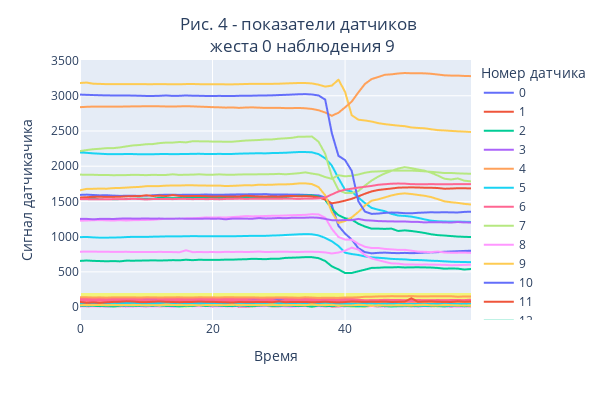

The notebook cell saved with this chart:
### Markdown cell above
В качестве примера рассмотрим наблюдение 9 жеста 0. Отобразим показания датчиков на диаграмме

### Code cell
df_0_ = {}
for i in gesture_0:
    df_0_[i] = pd.DataFrame(data = X_train[i], index = range(40), columns = range(60)).T

# Линейная диаграмма
fig_1 = px.line(
    data_frame=df_0_[9],   
)

fig_1.update_layout(
    title=dict(text='Рис. 4 - показатели датчиков <br> жеста 0 наблюдения 9', x=.5, xanchor='center'),
    xaxis_title_text = 'Время', yaxis_title_text = 'Сигнал датчикачика',
    legend_title_text= 'Номер датчика',
    width=600, height=400,
)

fig_1.add_hrect(
    y0="0", y1="200",
    fillcolor="yellow", opacity=0.5,
    layer="below", line_width=0,
)

fig_1.show();

# """
# # сохраним результат в папку figures.
# with open('/content/drive/MyDrive/Motorika/figures/fig_1.png', 'w') as f:
#   f.write('fig_1')
# """;

### Figure 1 — Plotly figure (JSON) as saved in the notebook; plotly's stock layout.template omitted (floating-point values rounded to 4 significant figures)
{"data": [{"hovertemplate": "variable=0<br>index=%{x}<br>value=%{y}<extra></extra>", "legendgroup": "0", "line": {"color": "#636efa", "dash": "solid"}, "marker": {"symbol": "circle"}, "mode": "lines", "name": "0", "showlegend": true, "type": "scattergl", "x": [0, 1, 2, 3, 4, 5, 6, 7, 8, 9, 10, 11, 12, 13, 14, 15, 16, 17, 18, 19, 20, 21, 22, 23, 24, 25, 26, 27, 28, 29, 30, 31, 32, 33, 34, 35, 36, 37, 38, 39, 40, 41, 42, 43, 44, 45, 46, 47, 48, 49, 50, 51, 52, 53, 54, 55, 56, 57, 58, 59], "xaxis": "x", "y": [1593, 1596, 1591, 1586, 1588, 1582, 1579, 1580, 1580, 1579, 1580, 1587, 1593, 1594, 1595, 1593, 1595, 1595, 1595, 1598, 1595, 1594, 1596, 1598, 1600, 1600, 1602, 1601, 1604, 1597, 1599, 1598, 1596, 1596, 1593, 1590, 1585, 1557, 1448, 1153, 1043, 959, 836, 780, 763, 770, 773, 768, 766, 769, 765, 768, 774, 776, 780, 785, 789, 793, 797, 800], "yaxis": "y"}, {"hovertemplate": "variable=1<br>index=%{x}<br>value=%{y}<extra></extra>", "legendgroup": "1", "line": {"color": "#EF553B", "dash": "solid"}, "marker": {"symbol": "circle"}, "mode": "lines", "name": "1", "showlegend": true, "type": "scattergl", "x": [0, 1, 2, 3, 4, 5, 6, 7, 8, 9, 10, 11, 12, 13, 14, 15, 16, 17, 18, 19, 20, 21, 22, 23, 24, 25, 26, 27, 28, 29, 30, 31, 32, 33, 34, 35, 36, 37, 38, 39, 40, 41, 42, 43, 44, 45, 46, 47, 48, 49, 50, 51, 52, 53, 54, 55, 56, 57, 58, 59], "xaxis": "x", "y": [14, 4, 7, 11, 8, 13, 10, 4, 10, 11, 5, 13, 5, 12, 9, 12, 7, 11, 8, 11, 5, 8, 14, 20, 2, 3, 7, 8, 15, 7, 6, 27, 4, 9, 9, 11, 8, 12, 3, 2, 14, 10, 8, 10, 16, 13, 4, 17, 9, 15, 8, 7, 13, 12, 10, 10, 2, 10, 15, 11], "yaxis": "y"}, {"hovertemplate": "variable=2<br>index=%{x}<br>value=%{y}<extra></extra>", "legendgroup": "2", "line": {"color": "#00cc96", "dash": "solid"}, "marker": {"symbol": "circle"}, "mode": "lines", "name": "2", "showlegend": true, "type": "scattergl", "x": [0, 1, 2, 3, 4, 5, 6, 7, 8, 9, 10, 11, 12, 13, 14, 15, 16, 17, 18, 19, 20, 21, 22, 23, 24, 25, 26, 27, 28, 29, 30, 31, 32, 33, 34, 35, 36, 37, 38, 39, 40, 41, 42, 43, 44, 45, 46, 47, 48, 49, 50, 51, 52, 53, 54, 55, 56, 57, 58, 59], "xaxis": "x", "y": [1546, 1543, 1538, 1532, 1531, 1530, 1532, 1534, 1537, 1540, 1537, 1538, 1551, 1546, 1546, 1548, 1547, 1550, 1549, 1548, 1545, 1547, 1549, 1550, 1552, 1555, 1552, 1557, 1548, 1563, 1558, 1567, 1574, 1580, 1582, 1585, 1569, 1523, 1393, 1304, 1261, 1242, 1183, 1144, 1113, 1113, 1110, 1114, 1080, 1089, 1080, 1067, 1052, 1033, 1021, 1015, 1008, 1001, 997, 994], "yaxis": "y"}, {"hovertemplate": "variable=3<br>index=%{x}<br>value=%{y}<extra></extra>", "legendgroup": "3", "line": {"color": "#ab63fa", "dash": "solid"}, "marker": {"symbol": "circle"}, "mode": "lines", "name": "3", "showlegend": true, "type": "scattergl", "x": [0, 1, 2, 3, 4, 5, 6, 7, 8, 9, 10, 11, 12, 13, 14, 15, 16, 17, 18, 19, 20, 21, 22, 23, 24, 25, 26, 27, 28, 29, 30, 31, 32, 33, 34, 35, 36, 37, 38, 39, 40, 41, 42, 43, 44, 45, 46, 47, 48, 49, 50, 51, 52, 53, 54, 55, 56, 57, 58, 59], "xaxis": "x", "y": [40, 38, 39, 40, 37, 45, 40, 41, 40, 37, 32, 38, 38, 35, 40, 45, 41, 38, 40, 43, 49, 36, 37, 44, 42, 41, 27, 37, 35, 41, 41, 46, 42, 36, 42, 35, 39, 40, 25, 41, 39, 44, 35, 33, 35, 30, 32, 28, 25, 29, 29, 30, 27, 25, 26, 28, 29, 24, 27, 27], "yaxis": "y"}, {"hovertemplate": "variable=4<br>index=%{x}<br>value=%{y}<extra></extra>", "legendgroup": "4", "line": {"color": "#FFA15A", "dash": "solid"}, "marker": {"symbol": "circle"}, "mode": "lines", "name": "4", "showlegend": true, "type": "scattergl", "x": [0, 1, 2, 3, 4, 5, 6, 7, 8, 9, 10, 11, 12, 13, 14, 15, 16, 17, 18, 19, 20, 21, 22, 23, 24, 25, 26, 27, 28, 29, 30, 31, 32, 33, 34, 35, 36, 37, 38, 39, 40, 41, 42, 43, 44, 45, 46, 47, 48, 49, 50, 51, 52, 53, 54, 55, 56, 57, 58, 59], "xaxis": "x", "y": [29, 30, 32, 28, 32, 31, 29, 30, 31, 31, 32, 29, 32, 30, 30, 31, 35, 33, 31, 31, 30, 29, 30, 32, 34, 31, 26, 29, 29, 32, 33, 33, 33, 29, 30, 29, 30, 34, 30, 30, 29, 25, 27, 24, 25, 20, 24, 22, 24, 22, 24, 23, 22, 23, 24, 22, 23, 23, 24, 24], "yaxis": "y"}, {"hovertemplate": "variable=5<br>index=%{x}<br>value=%{y}<extra></extra>", "legendgroup": "5", "line": {"color": "#19d3f3", "dash": "solid"}, "marker": {"symbol": "circle"}, "mode": "lines", "name": "5", "showlegend": true, "type": "scattergl", "x": [0, 1, 2, 3, 4, 5, 6, 7, 8, 9, 10, 11, 12, 13, 14, 15, 16, 17, 18, 19, 20, 21, 22, 23, 24, 25, 26, 27, 28, 29, 30, 31, 32, 33, 34, 35, 36, 37, 38, 39, 40, 41, 42, 43, 44, 45, 46, 47, 48, 49, 50, 51, 52, 53, 54, 55, 56, 57, 58, 59], "xaxis": "x", "y": [2195, 2190, 2182, 2177, 2172, 2172, 2171, 2173, 2172, 2169, 2169, 2170, 2172, 2173, 2171, 2172, 2173, 2175, 2176, 2173, 2172, 2175, 2172, 2174, 2178, 2180, 2182, 2184, 2182, 2187, 2188, 2191, 2196, 2201, 2201, 2197, 2171, 2112, 2009, 1828, 1664, 1640, 1555, 1476, 1408, 1382, 1361, 1323, 1300, 1294, 1284, 1266, 1245, 1226, 1218, 1215, 1212, 1214, 1211, 1208], "yaxis": "y"}, {"hovertemplate": "variable=6<br>index=%{x}<br>value=%{y}<extra></extra>", "legendgroup": "6", "line": {"color": "#FF6692", "dash": "solid"}, "marker": {"symbol": "circle"}, "mode": "lines", "name": "6", "showlegend": true, "type": "scattergl", "x": [0, 1, 2, 3, 4, 5, 6, 7, 8, 9, 10, 11, 12, 13, 14, 15, 16, 17, 18, 19, 20, 21, 22, 23, 24, 25, 26, 27, 28, 29, 30, 31, 32, 33, 34, 35, 36, 37, 38, 39, 40, 41, 42, 43, 44, 45, 46, 47, 48, 49, 50, 51, 52, 53, 54, 55, 56, 57, 58, 59], "xaxis": "x", "y": [118, 115, 116, 117, 118, 116, 122, 117, 115, 115, 115, 116, 118, 119, 118, 118, 118, 118, 118, 119, 118, 117, 121, 120, 115, 117, 121, 121, 123, 118, 116, 118, 118, 119, 115, 120, 118, 120, 121, 119, 113, 109, 105, 96, 99, 99, 102, 101, 100, 99, 100, 101, 98, 98, 100, 98, 100, 100, 99, 105], "yaxis": "y"}, {"hovertemplate": "variable=7<br>index=%{x}<br>value=%{y}<extra></extra>", "legendgroup": "7", "line": {"color": "#B6E880", "dash": "solid"}, "marker": {"symbol": "circle"}, "mode": "lines", "name": "7", "showlegend": true, "type": "scattergl", "x": [0, 1, 2, 3, 4, 5, 6, 7, 8, 9, 10, 11, 12, 13, 14, 15, 16, 17, 18, 19, 20, 21, 22, 23, 24, 25, 26, 27, 28, 29, 30, 31, 32, 33, 34, 35, 36, 37, 38, 39, 40, 41, 42, 43, 44, 45, 46, 47, 48, 49, 50, 51, 52, 53, 54, 55, 56, 57, 58, 59], "xaxis": "x", "y": [8, 5, 8, 5, 7, 5, 4, 12, 7, 8, 3, 11, 4, 7, 6, 9, 8, 10, 8, 11, 7, 17, 8, 5, 12, 12, 7, 18, 11, 3, 3, 10, 5, 8, 8, 3, 8, 4, 8, 4, 11, 6, 7, 2, 11, 1, 7, 7, 8, 12, 3, 9, 8, 5, 9, 3, 7, 5, 7, 1], "yaxis": "y"}, {"hovertemplate": "variable=8<br>index=%{x}<br>value=%{y}<extra></extra>", "legendgroup": "8", "line": {"color": "#FF97FF", "dash": "solid"}, "marker": {"symbol": "circle"}, "mode": "lines", "name": "8", "showlegend": true, "type": "scattergl", "x": [0, 1, 2, 3, 4, 5, 6, 7, 8, 9, 10, 11, 12, 13, 14, 15, 16, 17, 18, 19, 20, 21, 22, 23, 24, 25, 26, 27, 28, 29, 30, 31, 32, 33, 34, 35, 36, 37, 38, 39, 40, 41, 42, 43, 44, 45, 46, 47, 48, 49, 50, 51, 52, 53, 54, 55, 56, 57, 58, 59], "xaxis": "x", "y": [1227, 1229, 1233, 1235, 1231, 1228, 1234, 1229, 1234, 1235, 1237, 1239, 1247, 1255, 1256, 1254, 1260, 1262, 1265, 1273, 1271, 1273, 1271, 1278, 1283, 1292, 1288, 1290, 1293, 1296, 1297, 1300, 1304, 1307, 1309, 1319, 1315, 1269, 1110, 995, 958, 958, 898, 856, 838, 839, 826, 819, 812, 813, 800, 787, 784, 780, 788, 775, 771, 772, 773, 770], "yaxis": "y"}, {"hovertemplate": "variable=9<br>index=%{x}<br>value=%{y}<extra></extra>", "legendgroup": "9", "line": {"color": "#FECB52", "dash": "solid"}, "marker": {"symbol": "circle"}, "mode": "lines", "name": "9", "showlegend": true, "type": "scattergl", "x": [0, 1, 2, 3, 4, 5, 6, 7, 8, 9, 10, 11, 12, 13, 14, 15, 16, 17, 18, 19, 20, 21, 22, 23, 24, 25, 26, 27, 28, 29, 30, 31, 32, 33, 34, 35, 36, 37, 38, 39, 40, 41, 42, 43, 44, 45, 46, 47, 48, 49, 50, 51, 52, 53, 54, 55, 56, 57, 58, 59], "xaxis": "x", "y": [17, 18, 18, 18, 17, 5, 19, 18, 18, 18, 18, 18, 18, 18, 18, 19, 20, 18, 18, 18, 18, 18, 17, 17, 18, 18, 17, 19, 19, 19, 18, 11, 18, 18, 18, 19, 18, 22, 17, 16, 14, 12, 11, 10, 11, 11, 10, 21, 11, 10, 11, 6, 9, 10, 10, 8, 10, 16, 10, 10], "yaxis": "y"}, {"hovertemplate": "variable=10<br>index=%{x}<br>value=%{y}<extra></extra>", "legendgroup": "10", "line": {"color": "#636efa", "dash": "solid"}, "marker": {"symbol": "circle"}, "mode": "lines", "name": "10", "showlegend": true, "type": "scattergl", "x": [0, 1, 2, 3, 4, 5, 6, 7, 8, 9, 10, 11, 12, 13, 14, 15, 16, 17, 18, 19, 20, 21, 22, 23, 24, 25, 26, 27, 28, 29, 30, 31, 32, 33, 34, 35, 36, 37, 38, 39, 40, 41, 42, 43, 44, 45, 46, 47, 48, 49, 50, 51, 52, 53, 54, 55, 56, 57, 58, 59], "xaxis": "x", "y": [94, 94, 94, 93, 95, 94, 95, 94, 94, 94, 95, 96, 95, 96, 96, 96, 97, 95, 94, 95, 95, 94, 95, 92, 96, 96, 96, 98, 95, 97, 96, 96, 96, 96, 95, 96, 93, 94, 91, 78, 73, 69, 65, 64, 60, 62, 63, 64, 62, 62, 62, 63, 62, 62, 64, 64, 62, 64, 65, 66], "yaxis": "y"}, {"hovertemplate": "variable=11<br>index=%{x}<br>value=%{y}<extra></extra>", "legendgroup": "11", "line": {"color": "#EF553B", "dash": "solid"}, "marker": {"symbol": "circle"}, "mode": "lines", "name": "11", "showlegend": true, "type": "scattergl", "x": [0, 1, 2, 3, 4, 5, 6, 7, 8, 9, 10, 11, 12, 13, 14, 15, 16, 17, 18, 19, 20, 21, 22, 23, 24, 25, 26, 27, 28, 29, 30, 31, 32, 33, 34, 35, 36, 37, 38, 39, 40, 41, 42, 43, 44, 45, 46, 47, 48, 49, 50, 51, 52, 53, 54, 55, 56, 57, 58, 59], "xaxis": "x", "y": [12, 21, 19, 13, 24, 22, 23, 28, 16, 23, 27, 19, 26, 9, 19, 22, 26, 20, 17, 19, 25, 22, 26, 21, 24, 14, 25, 26, 23, 21, 23, 19, 26, 22, 21, 27, 39, 10, 25, 15, 9, 19, 17, 22, 18, 19, 17, 24, 22, 25, 32, 15, 22, 22, 26, 28, 24, 18, 24, 22], "yaxis": "y"}, {"hovertemplate": "variable=12<br>index=%{x}<br>value=%{y}<extra></extra>", "legendgroup": "12", "line": {"color": "#00cc96", "dash": "solid"}, "marker": {"symbol": "circle"}, "mode": "lines", "name": "12", "showlegend": true, "type": "scattergl", "x": [0, 1, 2, 3, 4, 5, 6, 7, 8, 9, 10, 11, 12, 13, 14, 15, 16, 17, 18, 19, 20, 21, 22, 23, 24, 25, 26, 27, 28, 29, 30, 31, 32, 33, 34, 35, 36, 37, 38, 39, 40, 41, 42, 43, 44, 45, 46, 47, 48, 49, 50, 51, 52, 53, 54, 55, 56, 57, 58, 59], "xaxis": "x", "y": [655, 661, 656, 653, 650, 653, 649, 659, 658, 660, 661, 663, 661, 663, 666, 664, 672, 666, 672, 670, 671, 670, 674, 673, 677, 679, 685, 683, 680, 687, 686, 698, 701, 704, 709, 708, 695, 654, 578, 535, 483, 484, 508, 531, 556, 558, 564, 563, 567, 562, 564, 565, 563, 561, 555, 545, 548, 546, 533, 541], "yaxis": "y"}, {"hovertemplate": "variable=13<br>index=%{x}<br>value=%{y}<extra></extra>", "legendgroup": "13", "line": {"color": "#ab63fa", "dash": "solid"}, "marker": {"symbol": "circle"}, "mode": "lines", "name": "13", "showlegend": true, "type": "scattergl", "x": [0, 1, 2, 3, 4, 5, 6, 7, 8, 9, 10, 11, 12, 13, 14, 15, 16, 17, 18, 19, 20, 21, 22, 23, 24, 25, 26, 27, 28, 29, 30, 31, 32, 33, 34, 35, 36, 37, 38, 39, 40, 41, 42, 43, 44, 45, 46, 47, 48, 49, 50, 51, 52, 53, 54, 55, 56, 57, 58, 59], "xaxis": "x", "y": [22, 24, 30, 24, 19, 23, 24, 24, 20, 22, 29, 24, 19, 28, 23, 26, 26, 24, 23, 18, 26, 26, 24, 25, 22, 31, 27, 16, 23, 23, 21, 22, 19, 34, 26, 20, 25, 16, 24, 27, 27, 32, 23, 17, 21, 26, 18, 13, 19, 17, 18, 13, 20, 23, 19, 24, 24, 22, 22, 20], "yaxis": "y"}, {"hovertemplate": "variable=14<br>index=%{x}<br>value=%{y}<extra></extra>", "legendgroup": "14", "line": {"color": "#FFA15A", "dash": "solid"}, "marker": {"symbol": "circle"}, "mode": "lines", "name": "14", "showlegend": true, "type": "scattergl", "x": [0, 1, 2, 3, 4, 5, 6, 7, 8, 9, 10, 11, 12, 13, 14, 15, 16, 17, 18, 19, 20, 21, 22, 23, 24, 25, 26, 27, 28, 29, 30, 31, 32, 33, 34, 35, 36, 37, 38, 39, 40, 41, 42, 43, 44, 45, 46, 47, 48, 49, 50, 51, 52, 53, 54, 55, 56, 57, 58, 59], "xaxis": "x", "y": [62, 65, 62, 62, 63, 64, 64, 61, 67, 65, 66, 67, 64, 67, 66, 64, 62, 64, 66, 64, 61, 61, 61, 65, 65, 64, 63, 64, 63, 62, 64, 62, 66, 61, 66, 65, 65, 61, 56, 52, 52, 54, 56, 55, 60, 61, 63, 64, 63, 64, 65, 60, 62, 59, 60, 60, 61, 62, 64, 60], "yaxis": "y"}, {"hovertemplate": "variable=15<br>index=%{x}<br>value=%{y}<extra></extra>", "legendgroup": "15", "line": {"color": "#19d3f3", "dash": "solid"}, "marker": {"symbol": "circle"}, "mode": "lines", "name": "15", "showlegend": true, "type": "scattergl", "x": [0, 1, 2, 3, 4, 5, 6, 7, 8, 9, 10, 11, 12, 13, 14, 15, 16, 17, 18, 19, 20, 21, 22, 23, 24, 25, 26, 27, 28, 29, 30, 31, 32, 33, 34, 35, 36, 37, 38, 39, 40, 41, 42, 43, 44, 45, 46, 47, 48, 49, 50, 51, 52, 53, 54, 55, 56, 57, 58, 59], "xaxis": "x", "y": [993, 995, 990, 986, 986, 988, 989, 994, 997, 996, 996, 999, 1001, 1003, 1004, 1004, 1005, 1007, 1006, 1006, 1005, 1006, 1005, 1005, 1007, 1009, 1011, 1010, 1011, 1015, 1018, 1023, 1028, 1033, 1036, 1034, 1017, 982, 934, 867, 772, 753, 740, 719, 706, 700, 693, 684, 680, 677, 669, 668, 664, 658, 655, 649, 644, 641, 640, 637], "yaxis": "y"}, {"hovertemplate": "variable=16<br>index=%{x}<br>value=%{y}<extra></extra>", "legendgroup": "16", "line": {"color": "#FF6692", "dash": "solid"}, "marker": {"symbol": "circle"}, "mode": "lines", "name": "16", "showlegend": true, "type": "scattergl", "x": [0, 1, 2, 3, 4, 5, 6, 7, 8, 9, 10, 11, 12, 13, 14, 15, 16, 17, 18, 19, 20, 21, 22, 23, 24, 25, 26, 27, 28, 29, 30, 31, 32, 33, 34, 35, 36, 37, 38, 39, 40, 41, 42, 43, 44, 45, 46, 47, 48, 49, 50, 51, 52, 53, 54, 55, 56, 57, 58, 59], "xaxis": "x", "y": [94, 96, 95, 95, 94, 98, 96, 95, 96, 96, 93, 93, 95, 96, 100, 97, 97, 98, 96, 96, 95, 96, 98, 96, 97, 96, 90, 97, 98, 99, 80, 96, 96, 96, 97, 96, 100, 98, 102, 99, 96, 94, 91, 88, 88, 86, 85, 86, 87, 87, 86, 86, 78, 89, 89, 88, 89, 86, 89, 87], "yaxis": "y"}, {"hovertemplate": "variable=17<br>index=%{x}<br>value=%{y}<extra></extra>", "legendgroup": "17", "line": {"color": "#B6E880", "dash": "solid"}, "marker": {"symbol": "circle"}, "mode": "lines", "name": "17", "showlegend": true, "type": "scattergl", "x": [0, 1, 2, 3, 4, 5, 6, 7, 8, 9, 10, 11, 12, 13, 14, 15, 16, 17, 18, 19, 20, 21, 22, 23, 24, 25, 26, 27, 28, 29, 30, 31, 32, 33, 34, 35, 36, 37, 38, 39, 40, 41, 42, 43, 44, 45, 46, 47, 48, 49, 50, 51, 52, 53, 54, 55, 56, 57, 58, 59], "xaxis": "x", "y": [1880, 1878, 1878, 1875, 1876, 1872, 1873, 1874, 1877, 1876, 1873, 1877, 1875, 1876, 1885, 1876, 1879, 1880, 1885, 1879, 1879, 1884, 1879, 1878, 1882, 1884, 1883, 1885, 1886, 1887, 1891, 1885, 1892, 1900, 1912, 1895, 1881, 1846, 1821, 1872, 1856, 1864, 1882, 1907, 1922, 1926, 1931, 1939, 1936, 1937, 1937, 1933, 1927, 1920, 1912, 1903, 1904, 1898, 1895, 1892], "yaxis": "y"}, {"hovertemplate": "variable=18<br>index=%{x}<br>value=%{y}<extra></extra>", "legendgroup": "18", "line": {"color": "#FF97FF", "dash": "solid"}, "marker": {"symbol": "circle"}, "mode": "lines", "name": "18", "showlegend": true, "type": "scattergl", "x": [0, 1, 2, 3, 4, 5, 6, 7, 8, 9, 10, 11, 12, 13, 14, 15, 16, 17, 18, 19, 20, 21, 22, 23, 24, 25, 26, 27, 28, 29, 30, 31, 32, 33, 34, 35, 36, 37, 38, 39, 40, 41, 42, 43, 44, 45, 46, 47, 48, 49, 50, 51, 52, 53, 54, 55, 56, 57, 58, 59], "xaxis": "x", "y": [17, 23, 19, 23, 20, 30, 23, 17, 22, 21, 32, 23, 18, 20, 26, 22, 18, 26, 20, 21, 19, 23, 21, 22, 25, 20, 21, 22, 22, 25, 26, 23, 20, 22, 23, 23, 21, 14, 23, 20, 17, 20, 31, 20, 17, 20, 19, 8, 19, 19, 16, 17, 15, 24, 17, 20, 16, 20, 18, 19], "yaxis": "y"}, {"hovertemplate": "variable=19<br>index=%{x}<br>value=%{y}<extra></extra>", "legendgroup": "19", "line": {"color": "#FECB52", "dash": "solid"}, "marker": {"symbol": "circle"}, "mode": "lines", "name": "19", "showlegend": true, "type": "scattergl", "x": [0, 1, 2, 3, 4, 5, 6, 7, 8, 9, 10, 11, 12, 13, 14, 15, 16, 17, 18, 19, 20, 21, 22, 23, 24, 25, 26, 27, 28, 29, 30, 31, 32, 33, 34, 35, 36, 37, 38, 39, 40, 41, 42, 43, 44, 45, 46, 47, 48, 49, 50, 51, 52, 53, 54, 55, 56, 57, 58, 59], "xaxis": "x", "y": [3181, 3187, 3171, 3168, 3165, 3165, 3164, 3166, 3166, 3165, 3164, 3164, 3165, 3164, 3163, 3163, 3166, 3167, 3164, 3164, 3164, 3164, 3162, 3162, 3164, 3167, 3169, 3168, 3168, 3169, 3171, 3175, 3178, 3181, 3181, 3175, 3157, 3130, 3144, 3228, 3054, 2724, 2660, 2649, 2634, 2611, 2597, 2586, 2576, 2568, 2550, 2543, 2538, 2524, 2512, 2507, 2501, 2495, 2491, 2486], "yaxis": "y"}, {"hovertemplate": "variable=20<br>index=%{x}<br>value=%{y}<extra></extra>", "legendgroup": "20", "line": {"color": "#636efa", "dash": "solid"}, "marker": {"symbol": "circle"}, "mode": "lines", "name": "20", "showlegend": true, "type": "scattergl", "x": [0, 1, 2, 3, 4, 5, 6, 7, 8, 9, 10, 11, 12, 13, 14, 15, 16, 17, 18, 19, 20, 21, 22, 23, 24, 25, 26, 27, 28, 29, 30, 31, 32, 33, 34, 35, 36, 37, 38, 39, 40, 41, 42, 43, 44, 45, 46, 47, 48, 49, 50, 51, 52, 53, 54, 55, 56, 57, 58, 59], "xaxis": "x", "y": [23, 23, 22, 24, 25, 23, 24, 24, 24, 24, 22, 23, 24, 23, 24, 24, 22, 23, 24, 24, 27, 22, 24, 23, 21, 22, 23, 23, 24, 24, 24, 23, 24, 21, 23, 24, 23, 22, 21, 20, 19, 16, 18, 17, 18, 17, 17, 18, 18, 17, 18, 18, 19, 18, 17, 13, 17, 21, 17, 16], "yaxis": "y"}, {"hovertemplate": "variable=21<br>index=%{x}<br>value=%{y}<extra></extra>", "legendgroup": "21", "line": {"color": "#EF553B", "dash": "solid"}, "marker": {"symbol": "circle"}, "mode": "lines", "name": "21", "showlegend": true, "type": "scattergl", "x": [0, 1, 2, 3, 4, 5, 6, 7, 8, 9, 10, 11, 12, 13, 14, 15, 16, 17, 18, 19, 20, 21, 22, 23, 24, 25, 26, 27, 28, 29, 30, 31, 32, 33, 34, 35, 36, 37, 38, 39, 40, 41, 42, 43, 44, 45, 46, 47, 48, 49, 50, 51, 52, 53, 54, 55, 56, 57, 58, 59], "xaxis": "x", "y": [1556, 1560, 1565, 1566, 1564, 1565, 1566, 1572, 1574, 1575, 1587, 1577, 1582, 1576, 1590, 1578, 1574, 1577, 1577, 1574, 1569, 1571, 1570, 1570, 1569, 1581, 1574, 1570, 1569, 1571, 1568, 1574, 1577, 1573, 1575, 1572, 1557, 1526, 1473, 1489, 1511, 1537, 1572, 1609, 1642, 1662, 1673, 1683, 1695, 1698, 1699, 1698, 1694, 1694, 1690, 1680, 1683, 1687, 1687, 1684], "yaxis": "y"}, {"hovertemplate": "variable=22<br>index=%{x}<br>value=%{y}<extra></extra>", "legendgroup": "22", "line": {"color": "#00cc96", "dash": "solid"}, "marker": {"symbol": "circle"}, "mode": "lines", "name": "22", "showlegend": true, "type": "scattergl", "x": [0, 1, 2, 3, 4, 5, 6, 7, 8, 9, 10, 11, 12, 13, 14, 15, 16, 17, 18, 19, 20, 21, 22, 23, 24, 25, 26, 27, 28, 29, 30, 31, 32, 33, 34, 35, 36, 37, 38, 39, 40, 41, 42, 43, 44, 45, 46, 47, 48, 49, 50, 51, 52, 53, 54, 55, 56, 57, 58, 59], "xaxis": "x", "y": [26, 34, 37, 37, 32, 34, 31, 31, 21, 33, 6, 33, 37, 26, 29, 28, 29, 30, 33, 32, 28, 29, 27, 32, 35, 34, 30, 39, 26, 32, 27, 34, 32, 31, 32, 32, 27, 33, 29, 23, 24, 26, 30, 25, 32, 25, 29, 31, 17, 30, 25, 21, 30, 30, 30, 31, 32, 28, 25, 29], "yaxis": "y"}, {"hovertemplate": "variable=23<br>index=%{x}<br>value=%{y}<extra></extra>", "legendgroup": "23", "line": {"color": "#ab63fa", "dash": "solid"}, "marker": {"symbol": "circle"}, "mode": "lines", "name": "23", "showlegend": true, "type": "scattergl", "x": [0, 1, 2, 3, 4, 5, 6, 7, 8, 9, 10, 11, 12, 13, 14, 15, 16, 17, 18, 19, 20, 21, 22, 23, 24, 25, 26, 27, 28, 29, 30, 31, 32, 33, 34, 35, 36, 37, 38, 39, 40, 41, 42, 43, 44, 45, 46, 47, 48, 49, 50, 51, 52, 53, 54, 55, 56, 57, 58, 59], "xaxis": "x", "y": [24, 20, 25, 22, 33, 28, 22, 24, 19, 18, 9, 12, 23, 23, 15, 22, 20, 20, 34, 17, 17, 19, 22, 20, 29, 21, 27, 14, 23, 12, 23, 21, 21, 21, 13, 22, 21, 10, 19, 29, 34, 32, 27, 24, 47, 18, 20, 13, 14, 14, 18, 10, 17, 18, 23, 17, 17, 22, 22, 21], "yaxis": "y"}, {"hovertemplate": "variable=24<br>index=%{x}<br>value=%{y}<extra></extra>", "legendgroup": "24", "line": {"color": "#FFA15A", "dash": "solid"}, "marker": {"symbol": "circle"}, "mode": "lines", "name": "24", "showlegend": true, "type": "scattergl", "x": [0, 1, 2, 3, 4, 5, 6, 7, 8, 9, 10, 11, 12, 13, 14, 15, 16, 17, 18, 19, 20, 21, 22, 23, 24, 25, 26, 27, 28, 29, 30, 31, 32, 33, 34, 35, 36, 37, 38, 39, 40, 41, 42, 43, 44, 45, 46, 47, 48, 49, 50, 51, 52, 53, 54, 55, 56, 57, 58, 59], "xaxis": "x", "y": [2838, 2843, 2846, 2845, 2845, 2845, 2846, 2847, 2849, 2849, 2852, 2851, 2850, 2848, 2847, 2849, 2852, 2849, 2845, 2842, 2838, 2836, 2832, 2834, 2828, 2833, 2835, 2831, 2827, 2828, 2828, 2825, 2825, 2827, 2822, 2813, 2794, 2762, 2716, 2759, 2835, 2917, 3047, 3168, 3237, 3266, 3298, 3304, 3316, 3323, 3319, 3320, 3318, 3312, 3301, 3290, 3286, 3286, 3281, 3279], "yaxis": "y"}, {"hovertemplate": "variable=25<br>index=%{x}<br>value=%{y}<extra></extra>", "legendgroup": "25", "line": {"color": "#19d3f3", "dash": "solid"}, "marker": {"symbol": "circle"}, "mode": "lines", "name": "25", "showlegend": true, "type": "scattergl", "x": [0, 1, 2, 3, 4, 5, 6, 7, 8, 9, 10, 11, 12, 13, 14, 15, 16, 17, 18, 19, 20, 21, 22, 23, 24, 25, 26, 27, 28, 29, 30, 31, 32, 33, 34, 35, 36, 37, 38, 39, 40, 41, 42, 43, 44, 45, 46, 47, 48, 49, 50, 51, 52, 53, 54, 55, 56, 57, 58, 59], "xaxis": "x", "y": [54, 55, 55, 55, 55, 54, 53, 54, 55, 55, 54, 54, 56, 56, 54, 55, 56, 54, 55, 55, 55, 56, 54, 55, 54, 55, 54, 55, 55, 55, 55, 56, 56, 52, 56, 56, 55, 54, 52, 47, 46, 46, 45, 46, 45, 44, 45, 46, 44, 44, 44, 44, 44, 44, 44, 44, 44, 44, 43, 44], "yaxis": "y"}, {"hovertemplate": "variable=26<br>index=%{x}<br>value=%{y}<extra></extra>", "legendgroup": "26", "line": {"color": "#FF6692", "dash": "solid"}, "marker": {"symbol": "circle"}, "mode": "lines", "name": "26", "showlegend": true, "type": "scattergl", "x": [0, 1, 2, 3, 4, 5, 6, 7, 8, 9, 10, 11, 12, 13, 14, 15, 16, 17, 18, 19, 20, 21, 22, 23, 24, 25, 26, 27, 28, 29, 30, 31, 32, 33, 34, 35, 36, 37, 38, 39, 40, 41, 42, 43, 44, 45, 46, 47, 48, 49, 50, 51, 52, 53, 54, 55, 56, 57, 58, 59], "xaxis": "x", "y": [88, 93, 91, 91, 90, 89, 87, 91, 94, 91, 92, 92, 90, 92, 93, 92, 92, 92, 91, 91, 88, 90, 92, 90, 93, 93, 93, 94, 95, 93, 78, 89, 92, 92, 93, 92, 80, 110, 96, 96, 89, 89, 82, 84, 80, 82, 83, 83, 83, 81, 81, 83, 82, 82, 82, 84, 82, 80, 83, 84], "yaxis": "y"}, {"hovertemplate": "variable=27<br>index=%{x}<br>value=%{y}<extra></extra>", "legendgroup": "27", "line": {"color": "#B6E880", "dash": "solid"}, "marker": {"symbol": "circle"}, "mode": "lines", "name": "27", "showlegend": true, "type": "scattergl", "x": [0, 1, 2, 3, 4, 5, 6, 7, 8, 9, 10, 11, 12, 13, 14, 15, 16, 17, 18, 19, 20, 21, 22, 23, 24, 25, 26, 27, 28, 29, 30, 31, 32, 33, 34, 35, 36, 37, 38, 39, 40, 41, 42, 43, 44, 45, 46, 47, 48, 49, 50, 51, 52, 53, 54, 55, 56, 57, 58, 59], "xaxis": "x", "y": [2214, 2229, 2241, 2247, 2256, 2256, 2266, 2281, 2295, 2301, 2312, 2314, 2328, 2335, 2335, 2344, 2338, 2354, 2353, 2353, 2349, 2349, 2346, 2348, 2356, 2364, 2368, 2372, 2379, 2380, 2390, 2396, 2403, 2419, 2419, 2421, 2347, 2176, 1851, 1663, 1620, 1620, 1647, 1725, 1796, 1852, 1897, 1933, 1967, 1986, 1972, 1953, 1936, 1907, 1866, 1822, 1811, 1826, 1794, 1785], "yaxis": "y"}, {"hovertemplate": "variable=28<br>index=%{x}<br>value=%{y}<extra></extra>", "legendgroup": "28", "line": {"color": "#FF97FF", "dash": "solid"}, "marker": {"symbol": "circle"}, "mode": "lines", "name": "28", "showlegend": true, "type": "scattergl", "x": [0, 1, 2, 3, 4, 5, 6, 7, 8, 9, 10, 11, 12, 13, 14, 15, 16, 17, 18, 19, 20, 21, 22, 23, 24, 25, 26, 27, 28, 29, 30, 31, 32, 33, 34, 35, 36, 37, 38, 39, 40, 41, 42, 43, 44, 45, 46, 47, 48, 49, 50, 51, 52, 53, 54, 55, 56, 57, 58, 59], "xaxis": "x", "y": [6, 9, 6, 8, 3, 7, 10, 5, 5, 8, 5, 7, 7, 8, 2, 12, 25, 9, 8, 10, 6, 6, 8, 8, 7, 7, 11, 7, 9, 10, 8, 5, 3, 7, 9, 8, 8, 6, 10, 6, 7, 13, 15, 11, 10, 7, 6, 8, 9, 8, 10, 4, 8, 10, 13, 5, 7, 2, 5, 4], "yaxis": "y"}, {"hovertemplate": "variable=29<br>index=%{x}<br>value=%{y}<extra></extra>", "legendgroup": "29", "line": {"color": "#FECB52", "dash": "solid"}, "marker": {"symbol": "circle"}, "mode": "lines", "name": "29", "showlegend": true, "type": "scattergl", "x": [0, 1, 2, 3, 4, 5, 6, 7, 8, 9, 10, 11, 12, 13, 14, 15, 16, 17, 18, 19, 20, 21, 22, 23, 24, 25, 26, 27, 28, 29, 30, 31, 32, 33, 34, 35, 36, 37, 38, 39, 40, 41, 42, 43, 44, 45, 46, 47, 48, 49, 50, 51, 52, 53, 54, 55, 56, 57, 58, 59], "xaxis": "x", "y": [1658, 1678, 1679, 1682, 1680, 1689, 1691, 1696, 1702, 1706, 1716, 1717, 1718, 1724, 1726, 1726, 1729, 1729, 1726, 1725, 1725, 1725, 1718, 1721, 1725, 1730, 1728, 1737, 1735, 1737, 1742, 1742, 1746, 1755, 1756, 1746, 1703, 1587, 1347, 1194, 1222, 1273, 1350, 1442, 1510, 1530, 1557, 1585, 1605, 1614, 1605, 1592, 1580, 1561, 1532, 1501, 1488, 1479, 1465, 1456], "yaxis": "y"}, {"hovertemplate": "variable=30<br>index=%{x}<br>value=%{y}<extra></extra>", "legendgroup": "30", "line": {"color": "#636efa", "dash": "solid"}, "marker": {"symbol": "circle"}, "mode": "lines", "name": "30", "showlegend": true, "type": "scattergl", "x": [0, 1, 2, 3, 4, 5, 6, 7, 8, 9, 10, 11, 12, 13, 14, 15, 16, 17, 18, 19, 20, 21, 22, 23, 24, 25, 26, 27, 28, 29, 30, 31, 32, 33, 34, 35, 36, 37, 38, 39, 40, 41, 42, 43, 44, 45, 46, 47, 48, 49, 50, 51, 52, 53, 54, 55, 56, 57, 58, 59], "xaxis": "x", "y": [3016, 3013, 3010, 3007, 3005, 3004, 3004, 3004, 3002, 3000, 2997, 2997, 2999, 3004, 2998, 2999, 3004, 3000, 2999, 2997, 2996, 2998, 2996, 2996, 2999, 3000, 3001, 3003, 3004, 3006, 3010, 3013, 3017, 3021, 3023, 3018, 3004, 2945, 2469, 2147, 2086, 1933, 1502, 1355, 1323, 1327, 1337, 1342, 1340, 1333, 1331, 1338, 1342, 1346, 1344, 1347, 1344, 1343, 1351, 1354], "yaxis": "y"}, {"hovertemplate": "variable=31<br>index=%{x}<br>value=%{y}<extra></extra>", "legendgroup": "31", "line": {"color": "#EF553B", "dash": "solid"}, "marker": {"symbol": "circle"}, "mode": "lines", "name": "31", "showlegend": true, "type": "scattergl", "x": [0, 1, 2, 3, 4, 5, 6, 7, 8, 9, 10, 11, 12, 13, 14, 15, 16, 17, 18, 19, 20, 21, 22, 23, 24, 25, 26, 27, 28, 29, 30, 31, 32, 33, 34, 35, 36, 37, 38, 39, 40, 41, 42, 43, 44, 45, 46, 47, 48, 49, 50, 51, 52, 53, 54, 55, 56, 57, 58, 59], "xaxis": "x", "y": [73, 60, 66, 59, 67, 73, 75, 82, 79, 70, 70, 75, 80, 74, 72, 69, 73, 73, 78, 74, 74, 70, 68, 64, 72, 70, 70, 73, 73, 68, 80, 69, 73, 71, 73, 68, 70, 76, 70, 66, 71, 80, 76, 73, 76, 76, 78, 72, 74, 78, 125, 74, 79, 81, 75, 74, 72, 82, 76, 79], "yaxis": "y"}, {"hovertemplate": "variable=32<br>index=%{x}<br>value=%{y}<extra></extra>", "legendgroup": "32", "line": {"color": "#00cc96", "dash": "solid"}, "marker": {"symbol": "circle"}, "mode": "lines", "name": "32", "showlegend": true, "type": "scattergl", "x": [0, 1, 2, 3, 4, 5, 6, 7, 8, 9, 10, 11, 12, 13, 14, 15, 16, 17, 18, 19, 20, 21, 22, 23, 24, 25, 26, 27, 28, 29, 30, 31, 32, 33, 34, 35, 36, 37, 38, 39, 40, 41, 42, 43, 44, 45, 46, 47, 48, 49, 50, 51, 52, 53, 54, 55, 56, 57, 58, 59], "xaxis": "x", "y": [16, 20, 16, 15, 13, 9, 18, 20, 14, 18, 19, 17, 20, 15, 15, 8, 17, 14, 23, 14, 22, 19, 14, 15, 20, 18, 12, 19, 23, 15, 17, 19, 18, 14, 17, 7, 20, 14, 15, 17, 13, 13, 12, 14, 21, 18, 14, 8, 11, 13, 16, 12, 16, 16, 14, 11, 17, 18, 12, 17], "yaxis": "y"}, {"hovertemplate": "variable=33<br>index=%{x}<br>value=%{y}<extra></extra>", "legendgroup": "33", "line": {"color": "#ab63fa", "dash": "solid"}, "marker": {"symbol": "circle"}, "mode": "lines", "name": "33", "showlegend": true, "type": "scattergl", "x": [0, 1, 2, 3, 4, 5, 6, 7, 8, 9, 10, 11, 12, 13, 14, 15, 16, 17, 18, 19, 20, 21, 22, 23, 24, 25, 26, 27, 28, 29, 30, 31, 32, 33, 34, 35, 36, 37, 38, 39, 40, 41, 42, 43, 44, 45, 46, 47, 48, 49, 50, 51, 52, 53, 54, 55, 56, 57, 58, 59], "xaxis": "x", "y": [1251, 1252, 1246, 1252, 1253, 1250, 1256, 1258, 1256, 1256, 1258, 1255, 1257, 1253, 1254, 1257, 1253, 1254, 1253, 1256, 1254, 1255, 1246, 1256, 1255, 1255, 1254, 1263, 1258, 1260, 1265, 1262, 1268, 1268, 1269, 1272, 1268, 1252, 1233, 1231, 1236, 1234, 1252, 1233, 1228, 1221, 1218, 1216, 1215, 1215, 1210, 1209, 1202, 1205, 1204, 1203, 1200, 1208, 1202, 1201], "yaxis": "y"}, {"hovertemplate": "variable=34<br>index=%{x}<br>value=%{y}<extra></extra>", "legendgroup": "34", "line": {"color": "#FFA15A", "dash": "solid"}, "marker": {"symbol": "circle"}, "mode": "lines", "name": "34", "showlegend": true, "type": "scattergl", "x": [0, 1, 2, 3, 4, 5, 6, 7, 8, 9, 10, 11, 12, 13, 14, 15, 16, 17, 18, 19, 20, 21, 22, 23, 24, 25, 26, 27, 28, 29, 30, 31, 32, 33, 34, 35, 36, 37, 38, 39, 40, 41, 42, 43, 44, 45, 46, 47, 48, 49, 50, 51, 52, 53, 54, 55, 56, 57, 58, 59], "xaxis": "x", "y": [139, 139, 136, 137, 134, 138, 138, 138, 138, 135, 139, 138, 136, 137, 138, 139, 135, 136, 139, 138, 137, 136, 140, 139, 137, 137, 138, 135, 135, 136, 138, 137, 136, 132, 139, 135, 130, 133, 132, 131, 136, 136, 139, 146, 147, 151, 152, 155, 153, 153, 156, 152, 151, 153, 153, 153, 154, 146, 151, 150], "yaxis": "y"}, {"hovertemplate": "variable=35<br>index=%{x}<br>value=%{y}<extra></extra>", "legendgroup": "35", "line": {"color": "#19d3f3", "dash": "solid"}, "marker": {"symbol": "circle"}, "mode": "lines", "name": "35", "showlegend": true, "type": "scattergl", "x": [0, 1, 2, 3, 4, 5, 6, 7, 8, 9, 10, 11, 12, 13, 14, 15, 16, 17, 18, 19, 20, 21, 22, 23, 24, 25, 26, 27, 28, 29, 30, 31, 32, 33, 34, 35, 36, 37, 38, 39, 40, 41, 42, 43, 44, 45, 46, 47, 48, 49, 50, 51, 52, 53, 54, 55, 56, 57, 58, 59], "xaxis": "x", "y": [31, 30, 32, 30, 32, 32, 31, 31, 33, 32, 30, 32, 31, 31, 32, 32, 33, 30, 32, 32, 27, 32, 32, 32, 33, 33, 32, 31, 31, 32, 32, 32, 33, 31, 32, 32, 32, 32, 32, 28, 27, 27, 25, 23, 25, 23, 22, 24, 23, 21, 24, 23, 22, 22, 22, 22, 21, 23, 22, 21], "yaxis": "y"}, {"hovertemplate": "variable=36<br>index=%{x}<br>value=%{y}<extra></extra>", "legendgroup": "36", "line": {"color": "#FF6692", "dash": "solid"}, "marker": {"symbol": "circle"}, "mode": "lines", "name": "36", "showlegend": true, "type": "scattergl", "x": [0, 1, 2, 3, 4, 5, 6, 7, 8, 9, 10, 11, 12, 13, 14, 15, 16, 17, 18, 19, 20, 21, 22, 23, 24, 25, 26, 27, 28, 29, 30, 31, 32, 33, 34, 35, 36, 37, 38, 39, 40, 41, 42, 43, 44, 45, 46, 47, 48, 49, 50, 51, 52, 53, 54, 55, 56, 57, 58, 59], "xaxis": "x", "y": [1532, 1532, 1530, 1531, 1530, 1532, 1533, 1533, 1536, 1534, 1528, 1534, 1534, 1535, 1533, 1536, 1535, 1533, 1535, 1533, 1534, 1531, 1535, 1536, 1539, 1536, 1538, 1538, 1538, 1538, 1537, 1540, 1539, 1535, 1540, 1539, 1544, 1554, 1599, 1641, 1667, 1681, 1696, 1708, 1720, 1736, 1744, 1751, 1754, 1752, 1745, 1744, 1744, 1745, 1744, 1744, 1744, 1746, 1745, 1745], "yaxis": "y"}, {"hovertemplate": "variable=37<br>index=%{x}<br>value=%{y}<extra></extra>", "legendgroup": "37", "line": {"color": "#B6E880", "dash": "solid"}, "marker": {"symbol": "circle"}, "mode": "lines", "name": "37", "showlegend": true, "type": "scattergl", "x": [0, 1, 2, 3, 4, 5, 6, 7, 8, 9, 10, 11, 12, 13, 14, 15, 16, 17, 18, 19, 20, 21, 22, 23, 24, 25, 26, 27, 28, 29, 30, 31, 32, 33, 34, 35, 36, 37, 38, 39, 40, 41, 42, 43, 44, 45, 46, 47, 48, 49, 50, 51, 52, 53, 54, 55, 56, 57, 58, 59], "xaxis": "x", "y": [26, 31, 25, 32, 29, 31, 29, 29, 23, 29, 26, 27, 24, 27, 27, 32, 26, 26, 24, 28, 29, 29, 28, 30, 32, 30, 29, 32, 31, 38, 28, 32, 28, 31, 29, 31, 27, 35, 28, 25, 25, 24, 30, 26, 28, 20, 26, 22, 31, 27, 29, 24, 28, 26, 24, 24, 27, 26, 20, 28], "yaxis": "y"}, {"hovertemplate": "variable=38<br>index=%{x}<br>value=%{y}<extra></extra>", "legendgroup": "38", "line": {"color": "#FF97FF", "dash": "solid"}, "marker": {"symbol": "circle"}, "mode": "lines", "name": "38", "showlegend": true, "type": "scattergl", "x": [0, 1, 2, 3, 4, 5, 6, 7, 8, 9, 10, 11, 12, 13, 14, 15, 16, 17, 18, 19, 20, 21, 22, 23, 24, 25, 26, 27, 28, 29, 30, 31, 32, 33, 34, 35, 36, 37, 38, 39, 40, 41, 42, 43, 44, 45, 46, 47, 48, 49, 50, 51, 52, 53, 54, 55, 56, 57, 58, 59], "xaxis": "x", "y": [786, 787, 788, 785, 785, 784, 783, 785, 781, 782, 781, 782, 783, 782, 781, 778, 806, 780, 782, 780, 782, 779, 784, 782, 784, 782, 783, 788, 781, 783, 786, 786, 783, 782, 785, 785, 783, 776, 761, 774, 801, 844, 816, 737, 690, 666, 642, 620, 617, 605, 605, 602, 604, 603, 601, 599, 594, 596, 599, 601], "yaxis": "y"}, {"hovertemplate": "variable=39<br>index=%{x}<br>value=%{y}<extra></extra>", "legendgroup": "39", "line": {"color": "#FECB52", "dash": "solid"}, "marker": {"symbol": "circle"}, "mode": "lines", "name": "39", "showlegend": true, "type": "scattergl", "x": [0, 1, 2, 3, 4, 5, 6, 7, 8, 9, 10, 11, 12, 13, 14, 15, 16, 17, 18, 19, 20, 21, 22, 23, 24, 25, 26, 27, 28, 29, 30, 31, 32, 33, 34, 35, 36, 37, 38, 39, 40, 41, 42, 43, 44, 45, 46, 47, 48, 49, 50, 51, 52, 53, 54, 55, 56, 57, 58, 59], "xaxis": "x", "y": [28, 29, 29, 29, 26, 28, 28, 29, 31, 29, 27, 28, 28, 37, 30, 27, 28, 29, 26, 29, 28, 28, 28, 33, 28, 29, 28, 28, 27, 28, 28, 26, 29, 28, 25, 38, 28, 26, 33, 19, 25, 24, 33, 28, 17, 27, 24, 26, 23, 24, 22, 30, 34, 23, 23, 32, 27, 22, 24, 19], "yaxis": "y"}], "layout": {"height": 400, "legend": {"title": {"text": "Номер датчика"}, "tracegroupgap": 0}, "margin": {"t": 60}, "shapes": [{"fillcolor": "yellow", "layer": "below", "line": {"width": 0}, "opacity": 0.5, "type": "rect", "x0": 0, "x1": 1, "xref": "x domain", "y0": "0", "y1": "200", "yref": "y"}], "title": {"text": "Рис. 4 - показатели датчиков <br> жеста 0 наблюдения 9", "x": 0.5, "xanchor": "center"}, "width": 600, "xaxis": {"anchor": "y", "domain": [0, 1], "title": {"text": "Время"}}, "yaxis": {"anchor": "x", "domain": [0, 1], "title": {"text": "Сигнал датчикачика"}}}}
